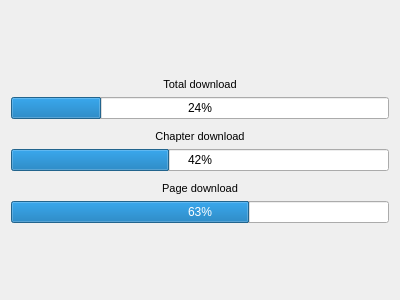
<?xml version="1.0" encoding="UTF-8"?>
<ui version="4.0">
 <class>Form</class>
 <widget class="QWidget" name="Form">
  <property name="geometry">
   <rect>
    <x>0</x>
    <y>0</y>
    <width>400</width>
    <height>300</height>
   </rect>
  </property>
  <property name="windowTitle">
   <string>Form</string>
  </property>
  <layout class="QGridLayout" name="gridLayout">
   <item row="1" column="1">
    <layout class="QVBoxLayout" name="verticalLayout">
     <item>
      <spacer name="verticalSpacer">
       <property name="orientation">
        <enum>Qt::Vertical</enum>
       </property>
       <property name="sizeHint" stdset="0">
        <size>
         <width>20</width>
         <height>40</height>
        </size>
       </property>
      </spacer>
     </item>
     <item>
      <widget class="QLabel" name="totalDownloadProgressLabel">
       <property name="font">
        <font>
         <pointsize>8</pointsize>
         <weight>50</weight>
         <bold>false</bold>
        </font>
       </property>
       <property name="text">
        <string>Total download</string>
       </property>
       <property name="alignment">
        <set>Qt::AlignCenter</set>
       </property>
       <property name="wordWrap">
        <bool>true</bool>
       </property>
      </widget>
     </item>
     <item>
      <widget class="QProgressBar" name="totalDownloadProgressBar">
       <property name="value">
        <number>24</number>
       </property>
       <property name="alignment">
        <set>Qt::AlignCenter</set>
       </property>
      </widget>
     </item>
     <item>
      <spacer name="verticalSpacer_3">
       <property name="orientation">
        <enum>Qt::Vertical</enum>
       </property>
       <property name="sizeType">
        <enum>QSizePolicy::Fixed</enum>
       </property>
       <property name="sizeHint" stdset="0">
        <size>
         <width>0</width>
         <height>5</height>
        </size>
       </property>
      </spacer>
     </item>
     <item>
      <widget class="QLabel" name="chapterDownloadProgressLabel">
       <property name="font">
        <font>
         <pointsize>8</pointsize>
         <weight>50</weight>
         <bold>false</bold>
        </font>
       </property>
       <property name="text">
        <string>Chapter download</string>
       </property>
       <property name="alignment">
        <set>Qt::AlignCenter</set>
       </property>
       <property name="wordWrap">
        <bool>true</bool>
       </property>
      </widget>
     </item>
     <item>
      <widget class="QProgressBar" name="chapterDownloadProgressBar">
       <property name="value">
        <number>42</number>
       </property>
       <property name="alignment">
        <set>Qt::AlignCenter</set>
       </property>
      </widget>
     </item>
     <item>
      <spacer name="verticalSpacer_4">
       <property name="orientation">
        <enum>Qt::Vertical</enum>
       </property>
       <property name="sizeType">
        <enum>QSizePolicy::Fixed</enum>
       </property>
       <property name="sizeHint" stdset="0">
        <size>
         <width>0</width>
         <height>5</height>
        </size>
       </property>
      </spacer>
     </item>
     <item>
      <widget class="QLabel" name="pageDownloadProgressLabel">
       <property name="font">
        <font>
         <pointsize>8</pointsize>
         <weight>50</weight>
         <bold>false</bold>
        </font>
       </property>
       <property name="text">
        <string>Page download</string>
       </property>
       <property name="alignment">
        <set>Qt::AlignCenter</set>
       </property>
       <property name="wordWrap">
        <bool>true</bool>
       </property>
      </widget>
     </item>
     <item>
      <widget class="QProgressBar" name="pageDownloadProgressBar">
       <property name="value">
        <number>63</number>
       </property>
       <property name="alignment">
        <set>Qt::AlignCenter</set>
       </property>
      </widget>
     </item>
     <item>
      <spacer name="verticalSpacer_2">
       <property name="orientation">
        <enum>Qt::Vertical</enum>
       </property>
       <property name="sizeHint" stdset="0">
        <size>
         <width>20</width>
         <height>40</height>
        </size>
       </property>
      </spacer>
     </item>
    </layout>
   </item>
  </layout>
 </widget>
 <resources/>
 <connections/>
</ui>
